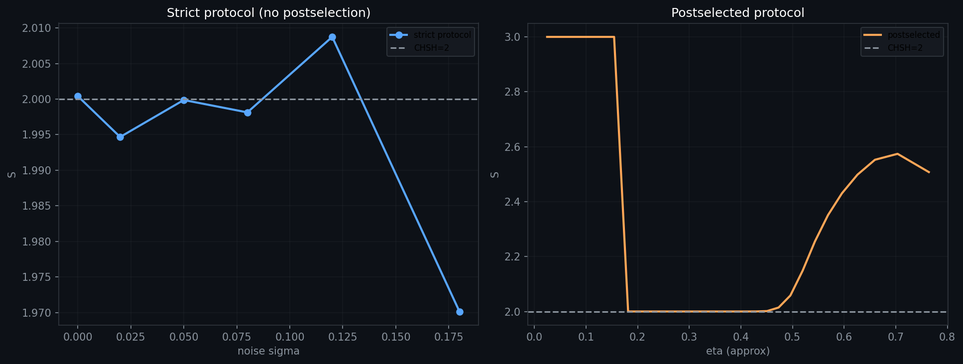
#> input picture chsh_strict_vs_postselected.png, 963 x 364 px, shrunk from 1934 x 731 before the run
$ python run_battle_plan.py
#> lines starting #> are read from the running program, lines starting #| are printed output that depends on the picture
### repo_layout.py
from pathlib import Path


IMAGE_EXTS = {".png", ".jpg", ".jpeg", ".svg", ".pdf"}
ANIMATION_EXTS = {".gif", ".mp4", ".webm"}


def docs_dir(repo: Path) -> Path:
    return repo / "docs"


def configs_dir(repo: Path) -> Path:
    return repo / "configs"


def artifacts_dir(repo: Path) -> Path:
    return repo / "artifacts"


def figures_dir(repo: Path) -> Path:
    return artifacts_dir(repo) / "figures"


def animations_dir(repo: Path) -> Path:
    return artifacts_dir(repo) / "animations"


def reports_dir(repo: Path) -> Path:
    return artifacts_dir(repo) / "reports"


def references_dir(repo: Path) -> Path:
    return docs_dir(repo) / "references"


# [20 lines left out: functions resolve_generated_output, find_generated_output, not called in this run]


def find_script(repo: Path, name: str) -> Path:
    path = Path(name)
    if path.is_absolute() and path.is_file():
        return path
    direct = repo / path
    if direct.is_file():
        return direct
    matches = sorted(repo.glob(f"scripts/**/{path.name}"))
    if matches:
        return matches[0]
    return direct

### run_battle_plan.py
"""
run_battle_plan.py
------------------
One-command runner for current "battle plan" exploration scripts.

Runs selected scripts, prints compact status, and writes JSON summary:
  test_artifacts/battle_plan_summary.json
"""

import json
import os
import re
import subprocess
import sys
import time
from pathlib import Path

import matplotlib.image as mpimg
import matplotlib.pyplot as plt

from repo_layout import find_script

REPO_ROOT = Path(__file__).resolve().parent


TARGETS = [
    {
        "script": "explore_chsh_strict_protocol.py",
        "must_contain": [
            "Strict CHSH protocol",
            "S = ",
            "saved: chsh_strict_protocol.png",
        ],
        "extract_regex": {
            "chsh_strict_S": r"S = ([0-9.+-]+)\s+\(",
        },
        "max_metrics": {
            "chsh_strict_S": 2.02,
        },
    },
    {
        "script": "explore_directional_emission.py",
        "must_contain": [
            "Directional emission comparison complete.",
            "saved: directional_emission_comparison.png",
        ],
    },
    {
        "script": "explore_directional_double_slit_compare.py",
        "must_contain": [
            "Directional double-slit comparison complete.",
            "saved: directional_double_slit_compare.png",
        ],
        "extract_regex": {
            "V_near_isotropic": r"near-isotropic weights: .* V=([0-9.]+)",
            "V_directional": r"directional\s+weights: .* V=([0-9.]+)",
        },
    },
    {
        "script": "explore_quantum_eraser_delayed_choice.py",
        "must_contain": [
            "quantum eraser / delayed-choice toy",
            "saved: quantum_eraser_delayed_choice.png",
        ],
    },
    {
        "script": "explore_bell_chsh_two_tracks.py",
        "must_contain": [
            "S = ",
            "S_like = ",
            "已保存图像: bell_chsh_two_tracks.png",
            "已保存图像: red_green_interference_analogy.png",
        ],
        "extract_regex": {
            "S_strict": r"S = ([0-9.+-]+)\s+\(",
            "S_wave_like": r"S_like = ([0-9.+-]+)\s+\(",
        },
    },
    {
        "script": "explore_directionality_phase_diagram.py",
        "must_contain": [
            "Directionality phase diagram complete.",
            "corr(V, log10(D))",
            "saved: directionality_phase_diagram.png",
        ],
        "extract_regex": {
            "corr_V_logD": r"corr\(V, log10\(D\)\)\s*=\s*([0-9.+-]+)",
            "fit_rmse": r"rmse=([0-9.+-]+)",
        },
        "min_metrics": {
            "corr_V_logD": 0.45,
        },
    },
    {
        "script": "explore_chsh_strict_vs_postselected_compare.py",
        "must_contain": [
            "CHSH strict-vs-postselected compare complete.",
            "saved: chsh_strict_vs_postselected.png",
        ],
    },
    {
        "script": "explore_chsh_closure_protocol.py",
        "must_contain": [
            "CHSH closure-protocol audit",
            "preregistered verdict = PASS",
            "saved: chsh_closure_protocol.png",
        ],
        "extract_regex": {
            "closure_strict_max_S": r"strict max S = ([0-9.+-]+)",
            "closure_post_max_S": r"postselected max S = ([0-9.+-]+)",
            "closure_gap": r"gap\(post - strict\) = ([0-9.+-]+)",
        },
        "max_metrics": {
            "closure_strict_max_S": 2.02,
        },
    },
    {
        "script": "explore_chsh_local_wave_closure_full.py",
        "must_contain": [
            "CHSH local-wave closure full audit",
            "scan max strict S =",
            "scan max post S =",
            "saved: chsh_local_wave_closure_full.png",
        ],
        "extract_regex": {
            "full_scan_strict_max_S": r"scan max strict S = ([0-9.+-]+)",
            "full_scan_post_max_S": r"scan max post S = ([0-9.+-]+)",
            "full_scan_gap": r"scan gap\(post-strict\) = ([0-9.+-]+)",
        },
        "max_metrics": {
            "full_scan_strict_max_S": 2.02,
        },
    },
    {
        "script": "explore_threshold_detector_clicks.py",
        "must_contain": [
            "Threshold detector clicks experiment complete.",
            "pearson_r =",
            "saved: threshold_detector_clicks.png",
        ],
        "extract_regex": {
            "threshold_hit_rate": r"hit_rate = ([0-9.+-]+)",
            "threshold_pearson_r": r"pearson_r = ([0-9.+-]+)",
        },
        "min_metrics": {
            "threshold_pearson_r": 0.35,
        },
    },
]


def run_one(script_cfg):
    script = script_cfg["script"]
    script_path = find_script(REPO_ROOT, script)
    if not script_path.is_file():
        dt = 0.0
        return {
            "script": script,
            "ok": False,
            "return_code": 2,
            "elapsed_sec": dt,
            "extracted": {},
            "stdout_tail": "battle_plan: script not found -> %s" % script_path,
        }
    t0 = time.time()
    env = os.environ.copy()
    env.setdefault("MPLBACKEND", "Agg")
    # 与 run_with_mpl_compat 一致：子脚本需导入仓库根目录下 ce_engine_v2 等模块
    _pp = str(REPO_ROOT)
    if env.get("PYTHONPATH"):
        env["PYTHONPATH"] = _pp + os.pathsep + env["PYTHONPATH"]
    else:
        env["PYTHONPATH"] = _pp
    p = subprocess.run(
        [sys.executable, str(script_path)],
        cwd=str(REPO_ROOT),
        stdout=subprocess.PIPE,
        stderr=subprocess.STDOUT,
        env=env,
    )
    dt = time.time() - t0
    raw = p.stdout or b""
    if isinstance(raw, str):
        out = raw
    else:
        try:
            out = raw.decode("utf-8")
        except Exception:
            try:
                out = raw.decode("gbk")
            except Exception:
                out = raw.decode("utf-8", errors="replace")

    ok = p.returncode == 0
    for token in script_cfg.get("must_contain", []):
        if token not in out:
            ok = False
            break

    extracted = {}
    for k, pat in script_cfg.get("extract_regex", {}).items():
        m = re.search(pat, out)
        if m:
            try:
                extracted[k] = float(m.group(1))
            except ValueError:
                extracted[k] = m.group(1)

    min_metrics = script_cfg.get("min_metrics", {})
    for mk, mv in min_metrics.items():
        got = extracted.get(mk)
        if got is None:
            ok = False
            continue
        try:
            if float(got) < float(mv):
                ok = False
        except Exception:
            ok = False
    max_metrics = script_cfg.get("max_metrics", {})
    for mk, mv in max_metrics.items():
        got = extracted.get(mk)
        if got is None:
            ok = False
            continue
        try:
            if float(got) > float(mv):
                ok = False
        except Exception:
            ok = False

    return {
        "script": script,
        "ok": ok,
        "return_code": p.returncode,
        "elapsed_sec": round(dt, 3),
        "extracted": extracted,
        "stdout_tail": "\n".join(out.splitlines()[-20:]),
    }


def _safe_read_image(path):
    """PNG 默认在仓库根（cwd）；否则尝试根目录与 scripts/explore/。"""
    p = Path(path)
    candidates = []
    if p.is_absolute():
        candidates.append(p)
    else:
        candidates.append(Path.cwd() / p)
        candidates.append(REPO_ROOT / p.name)
        candidates.append(REPO_ROOT / "scripts" / "explore" / p.name)
    for c in candidates:
        if c.is_file():
            try:
                return mpimg.imread(str(c))
            except Exception:
                return None
    return None


def build_dashboard(results, out_png):
    fig, axes = plt.subplots(2, 3, figsize=(15, 8))
    fig.patch.set_facecolor("#0d1117")
    for ax in axes.flat:
        ax.set_facecolor("#0d1117")
        ax.set_xticks([])
        ax.set_yticks([])
        for sp in ax.spines.values():
            sp.set_color("#30363d")

    tiles = [
        ("chsh_strict_vs_postselected.png", "CHSH strict vs postselected"),
        ("chsh_closure_protocol.png", "CHSH closure protocol"),
        ("chsh_local_wave_closure_full.png", "CHSH local-wave closure full"),
        ("directional_emission_comparison.png", "Directional emission"),
        ("directional_double_slit_compare.png", "Directional double slit"),
        ("directionality_phase_diagram.png", "Directionality phase diagram"),
        ("threshold_detector_clicks.png", "Threshold detector clicks"),
        ("quantum_eraser_delayed_choice.png", "Quantum eraser"),
        ("bell_chsh_two_tracks.png", "Bell two tracks"),
        ("red_green_interference_analogy.png", "Red/green analogy"),
    ]

    for i, (fname, title) in enumerate(tiles[:5]):
        ax = axes.flat[i]
        img = _safe_read_image(fname)
        if img is not None:
            ax.imshow(img)
        else:
            ax.text(
                0.5,
                0.5,
                "missing:\n%s" % fname,
                ha="center",
                va="center",
                color="#8b949e",
                fontsize=10,
            )
        ax.set_title(title, color="white", fontsize=10)

    # 最后一格：指标文本
    axm = axes.flat[5]
    axm.axis("off")
    lines = ["Battle Plan Metrics"]
    for row in results:
        if not row.get("ok", False):
            continue
        s = row.get("script", "")
        ext = row.get("extracted", {})
        if not ext:
            continue
        parts = ["%s=%s" % (k, v) for k, v in sorted(ext.items())]
        lines.append("- %s" % s)
        lines.append("  " + ", ".join(parts))
    if len(lines) == 1:
        lines.append("- no extracted metrics")
    axm.text(
        0.02,
        0.98,
        "\n".join(lines),
        va="top",
        ha="left",
        color="#c9d1d9",
        fontsize=10,
        family="monospace",
    )

    plt.tight_layout()
    plt.savefig(out_png, dpi=150, bbox_inches="tight", facecolor="#0d1117")
    plt.close(fig)


def main():
    os.makedirs("test_artifacts", exist_ok=True)
    started = time.strftime("%Y-%m-%d %H:%M:%S")

    rows = []
    for cfg in TARGETS:
        row = run_one(cfg)
        rows.append(row)
        status = "PASS" if row["ok"] else "FAIL"
        print(f"[{status}] {row['script']} ({row['elapsed_sec']}s)")
        if row["extracted"]:
            print("  metrics:", row["extracted"])

    all_ok = all(r["ok"] for r in rows)
    payload = {
        "started_at": started,
        "python": sys.version.split()[0],
        "all_ok": all_ok,
        "results": rows,
    }
    out_json = os.path.join("test_artifacts", "battle_plan_summary.json")
    with open(out_json, "w", encoding="utf-8") as f:
        json.dump(payload, f, ensure_ascii=False, indent=2)

    out_png = "battle_plan_dashboard.png"
    build_dashboard(rows, out_png)
#> in _safe_read_image, returned value is the input picture: shape (364, 963, 4) float32; mean R, G, B, A 0.0645, 0.0802, 0.104, 1
#> in build_dashboard, `plt.savefig(out_png, dpi=150, bbox_inches="tight", facecolor="#0d1117")`:
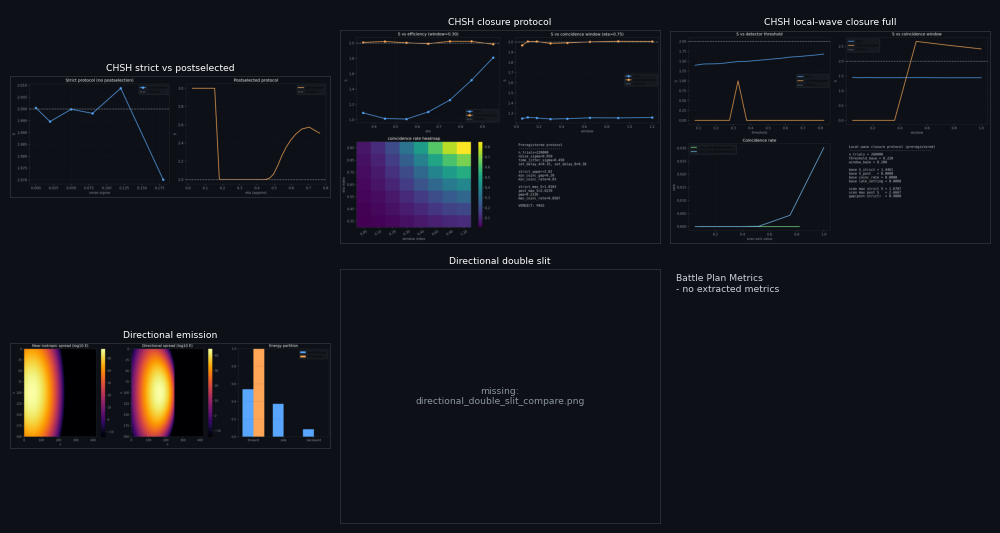
#> figure drawn by matplotlib, 4 panels

    print("\nBattle plan run complete.")
    print("overall:", "PASS" if all_ok else "FAIL")
    print("summary:", out_json)
    print("dashboard:", out_png)

    if not all_ok:
#> (the run stopped early here; a loop or call above may not have finished)
